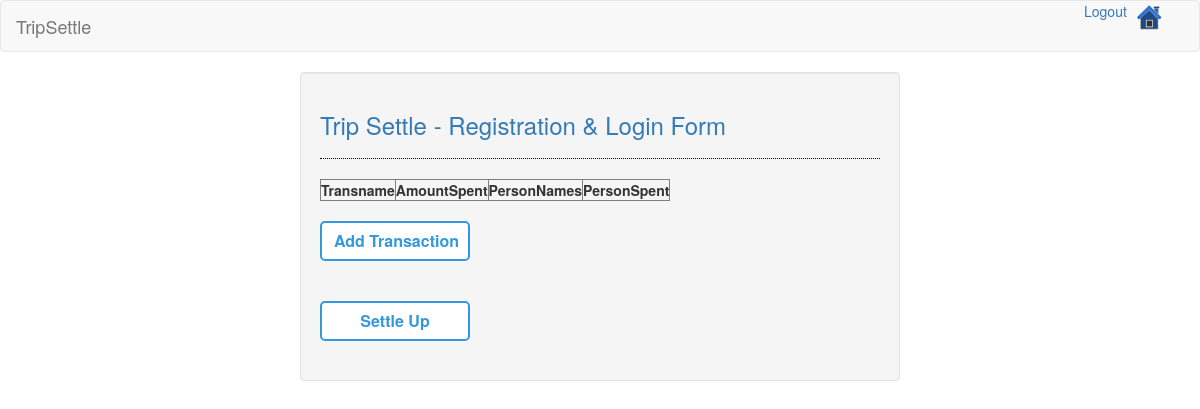
Before: /web/addtransaction/ with the older database file.
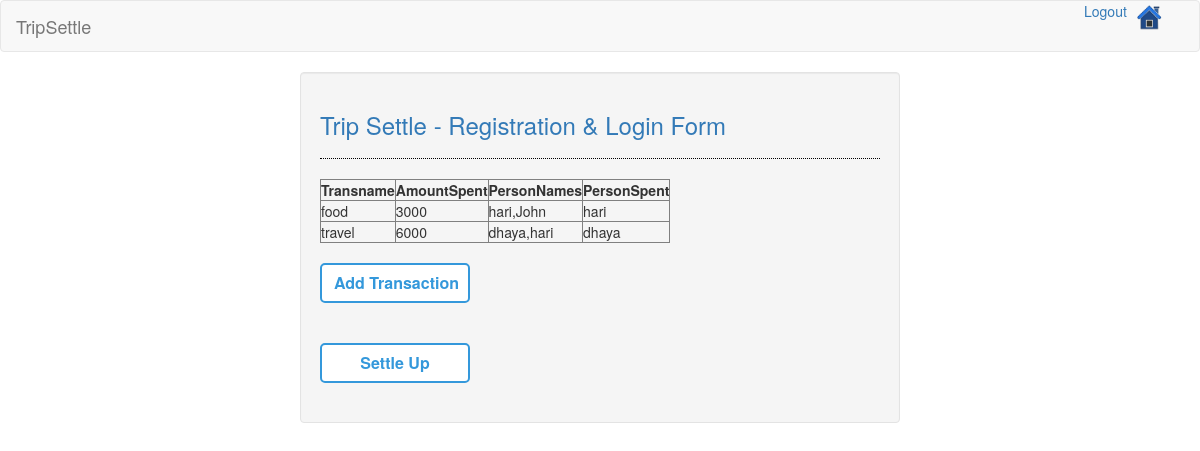
After: the same page with the newer database file.
### web/models.py (models this page shows, shortened)
class AddTransaction(models.Model):
    transname = models.CharField(max_length=30)
    amtspent = models.CharField(max_length=10)
    personName = models.CharField(max_length=255)
    personspent = models.CharField(max_length=20)

### web/views.py (the view)
# urls.py: path('addtransaction/', views.addtransaction, name='addtransaction'),
def addtransaction(request):
    queryset = AddTransaction.objects.all()
    return render(request, 'web/addtransactions.html',{'data':queryset})

### web/templates/web/addtransactions.html
{% extends 'web/base.html' %}
{% block body %}
<table border="1">
    <thead>
        <tr>
            <th>Transname</th>
            <th>AmountSpent</th>
            <th>PersonNames</th>
            <th>PersonSpent</th>
        </tr>
    </thead>
    <tbody>
        {% for item in data %}
        <tr>
            <td>{{ item.transname }}</td>
            <td>{{item.amtspent}}</td>
            <td>{{item.personName}}</td>
            <td>{{item.personspent}}</td>
        </tr>
        {% endfor %}
    </tbody>
</table>
<br \>
<form method="GET" action="{% url 'filltransaction' %}">
<button class=" btn-home-container btn btn-home-style"> Add Transaction</button><br \>
</form>
<br \>
<br \>
<form method="GET" action="{% url 'settleup' %}">
<button class=" btn-home-container btn btn-home-style"> Settle Up</button><br \>
</form>
<br \>
{% endblock %}

### web/templates/web/base.html (shortened to what this page needs)
<!DOCTYPE html>
<html lang="en">
    <head>
        {% load static %}
        <link rel="stylesheet" type="text/css" href="{% static 'web/css/bootstrap.css' %}" />
    </head>
<body>
    <nav class="navbar navbar-default">
        <div class="container-fluid">
            <a class="navbar-brand" href="https://TripSettle.com">TripSettle</a>
            <a href="{% url 'home' %}"  >
                <img src="{% static 'web/css/home.png' %}" alt="Home" style="width: 30px; height: 30px;" class="right-aligned-button">
            </a>
            <a href="{% url 'login' %}" style="width: 30px; height: 30px;" class="right-aligned-button">Logout</a>
        </div>
    </nav>
    <div class="col-md-3"></div>
    <div class="col-md-6 well">
        <h3 class="text-primary">Trip Settle - Registration & Login Form</h3>
        <hr style="border-top:1px dotted #000;"/>
        {% block body %}
        {% endblock %}
    </div>
</body>
</html>

### web/templates/web/base.html (style rules this page uses)
.right-aligned-button { float: right; margin-right: 20px; }

Changed rows visible on the page:
added AddTransaction: transname "food", amtspent "3000", personName "hari,John", personspent "hari"
added AddTransaction: transname "travel", amtspent "6000", personName "dhaya,hari", personspent "dhaya"
